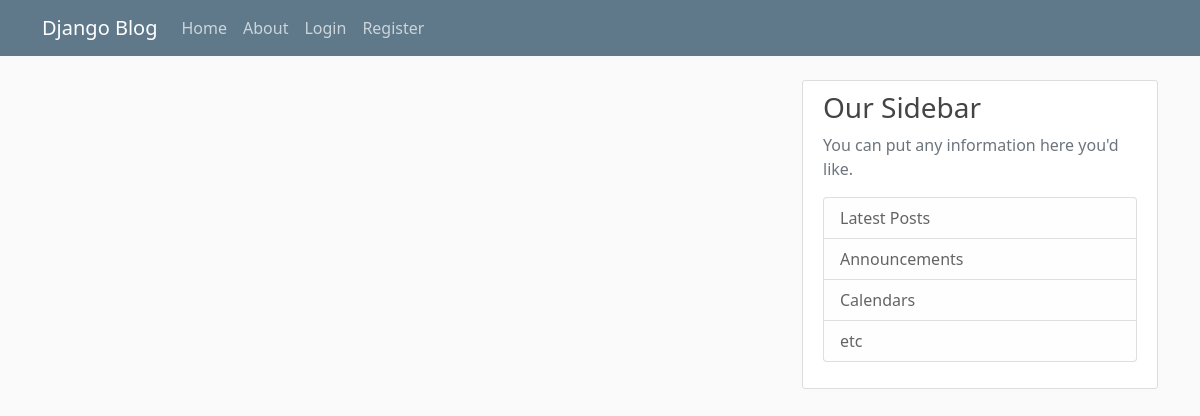
The app's page /, older data.
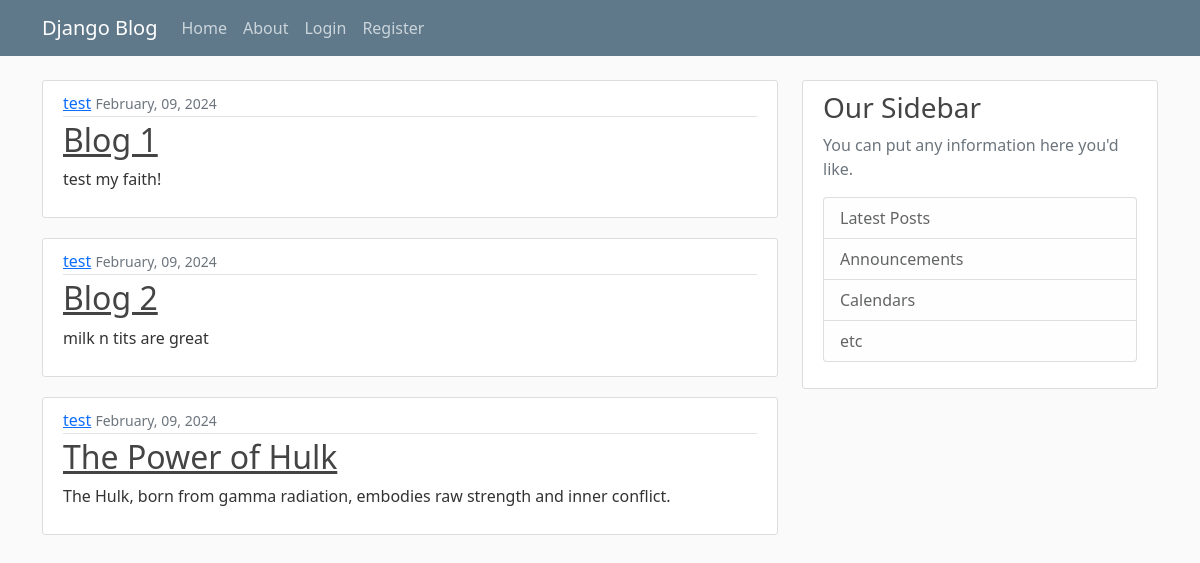
The same page, newer data.
### blog/models.py (models this page shows, shortened)
class Post(models.Model):
    title = models.CharField(max_length=100)
    content = models.TextField()
    date_posted = models.DateTimeField(default=timezone.now)
    author = models.ForeignKey(User, on_delete=models.CASCADE)

### blog/views.py (the view)
# urls.py: path('', views.home, name='blog-home'),
def home(request):
    context = {
        'posts': Post.objects.all()
    }
    return render(request, 'blog/home.html', context)

### blog/templates/blog/home.html
{% extends "blog/base.html"%}
{% block content %}
    {% for post in posts %}
    <article class="media content-section">
        <div class="media-body">
          <div class="article-metadata">
            <a class="mr-2" href="#">{{ post.author }}</a>
            <small class="text-muted">{{ post.date_posted |date:"F, d, Y" }}</small>
          </div>
          <h2><a class="article-title" href="#">{{ post.title }}</a></h2>
          <p class="article-content">{{ post.content }}</p>
        </div>
      </article>
    {% endfor %}
{% endblock content %}

### blog/templates/blog/base.html (shortened to what this page needs)
{% load static %}
<!DOCTYPE html>
<html lang="en">
<head>
 <link href="https://cdn.jsdelivr.net/npm/bootstrap@5.0.2/dist/css/bootstrap.min.css" rel="stylesheet">
 <link rel="stylesheet" type="text/css" href="{% static 'blog/main.css' %}">
</head>
<body>
    <header class="site-header">
        <nav class="navbar navbar-expand-md navbar-dark bg-steel fixed-top">
          <div class="container">
            <a class="navbar-brand mr-4" href="{% url 'blog-home' %}">Django Blog</a>
            <div class="collapse navbar-collapse" id="navbarToggle">
              <div class="navbar-nav mr-auto">
                <a class="nav-item nav-link" href="{% url 'blog-home' %}">Home</a>
                <a class="nav-item nav-link" href="{% url 'blog-about' %}">About</a>
              </div>
              <div class="navbar-nav">
                <a class="nav-item nav-link" href="#">Login</a>
                <a class="nav-item nav-link" href="#">Register</a>
              </div>
            </div>
          </div>
        </nav>
      </header>
      <main role="main" class="container">
        <div class="row">
          <div class="col-md-8">
            {% block content %}{% endblock %}
          </div>
          <div class="col-md-4">
            <div class="content-section">
              <h3>Our Sidebar</h3>
              <p class='text-muted'>You can put any information here you'd like.
                <ul class="list-group">
                  <li class="list-group-item list-group-item-light">Latest Posts</li>
                  <li class="list-group-item list-group-item-light">Announcements</li>
                  <li class="list-group-item list-group-item-light">Calendars</li>
                  <li class="list-group-item list-group-item-light">etc</li>
                </ul>
              </p>
            </div>
          </div>
        </div>
      </main>
</body>
</html>

### blog/static/blog/main.css (style rules this page uses)
body { background: #fafafa; color: #333333; margin-top: 5rem; }
h1, h2, h3, h4, h5, h6 { color: #444444; }
ul { margin: 0; }
.bg-steel { background-color: #5f788a; }
.site-header .navbar-nav .nav-link { color: #cbd5db; }
.content-section { background: #ffffff; padding: 10px 20px; border: 1px solid #dddddd; border-radius: 3px; margin-bottom: 20px; }
.article-title { color: #444444; }
.article-content { white-space: pre-line; }
.article-metadata { padding-bottom: 1px; margin-bottom: 4px; border-bottom: 1px solid #e3e3e3 }

Row changes from the older to the newer data that the page shows:
added Post: author "test", date_posted "February, 09, 2024", title "Blog 1", content "test my faith!"
added Post: author "test", date_posted "February, 09, 2024", title "Blog 2", content "milk n tits are great"
added Post: author "test", date_posted "February, 09, 2024", title "The Power of Hulk", content "The Hulk, born from gamma radiation, embodies raw strength and inner conflict."
